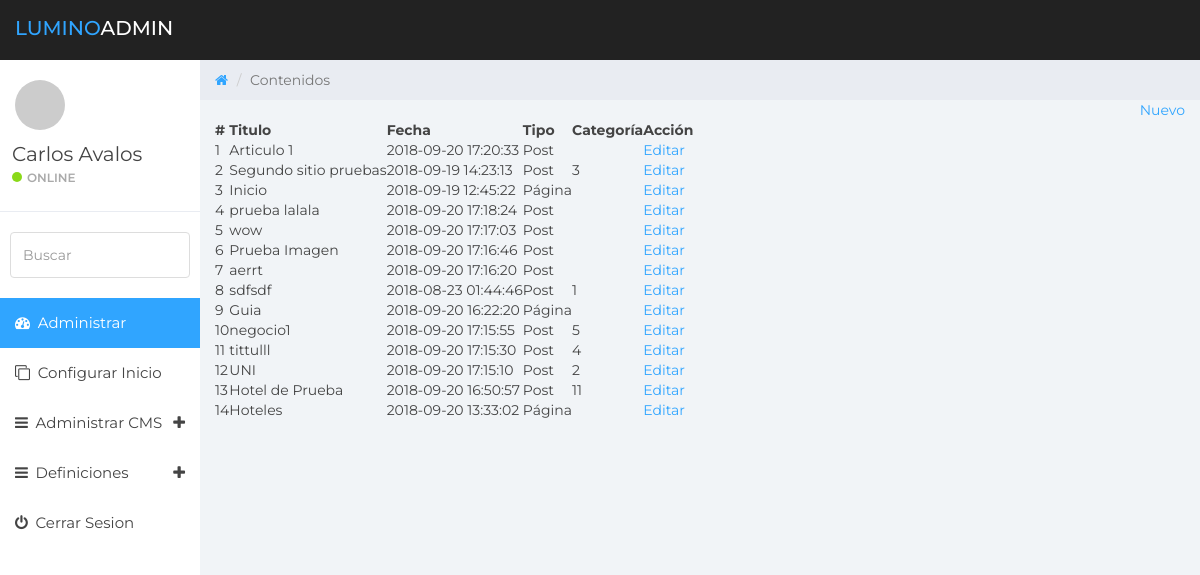
/public/admin/page-consultar.php (signed in), run on an earlier commit of the app's database.
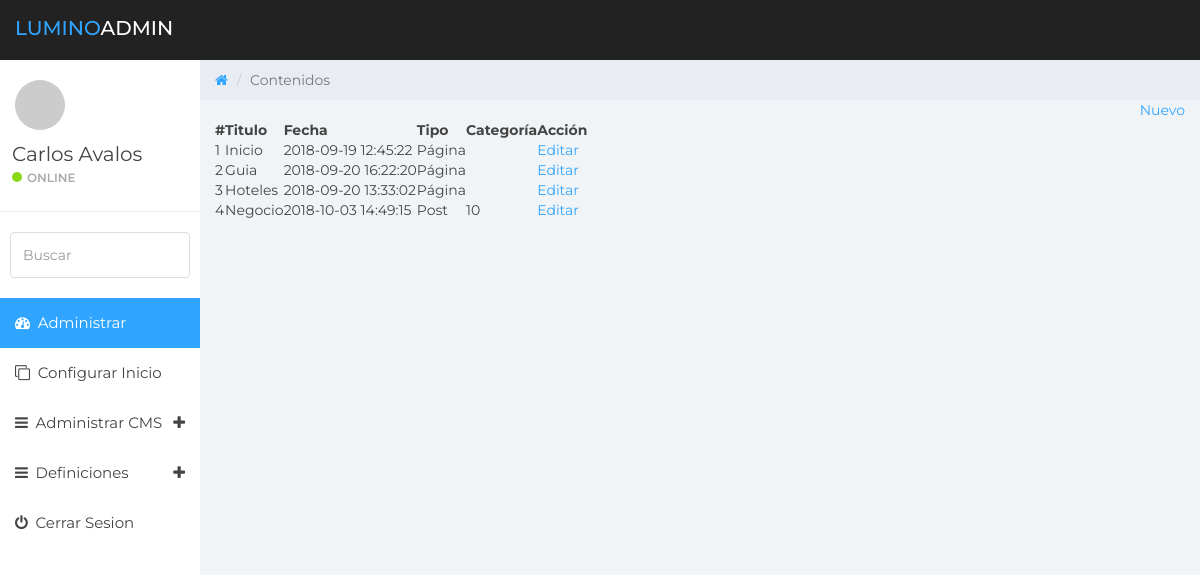
And on a later commit of the database.
### tables this page shows
CREATE TABLE `contenidos` (
  `id` int(11) NOT NULL,
  `titulo` varchar(200) NOT NULL,
  `contenido` longtext NOT NULL,
  `fecha_publicacion` timestamp NOT NULL DEFAULT CURRENT_TIMESTAMP ON UPDATE CURRENT_TIMESTAMP,
  `tipo` varchar(20) NOT NULL,
  `categoria` varchar(100) NOT NULL,
  `alias` varchar(200) NOT NULL,
  `contacto` varchar(200) DEFAULT NULL,
  `direccion` varchar(200) DEFAULT NULL,
  `cod_zona` int(11) DEFAULT NULL,
  `urlimagen` varchar(200) DEFAULT NULL,
  `resumen` varchar(200) DEFAULT NULL
);

### public/admin/lib/data.php (called while the page is built, shortened)
<?php
$path = dirname(__FILE__);
require_once( $path . '/../../../setting/mysql.php');
function retornar_tipo_contenido(){
  return ['PAGE'=>'Página', 'POST' => 'Post'];
}
function cargar_datos_contenidos(){
   $mysql = new Mysql();
   $sql = <<<SQL
   SELECT * FROM contenidos
SQL;
   $res = $mysql->search($sql);
   return $res;
   }
?>

### setting/mysql.php (called while the page is built, shortened)
<?php
class MySql{
    private $conn;
    public function connect(){
    try {
      $this->conn = new PDO("mysql:host=".Config::SERVERNAME.";dbname=".Config::DATABASE, Config::USERNAME, Config::PASSWORD);
      $this->conn->setAttribute(PDO::ATTR_ERRMODE, PDO::ERRMODE_EXCEPTION);
      return true;
    }catch(PDOException $e){
      echo "Connection failed: " . $e->getMessage();
      return false;
    }
    }
    public function search($sql){
      try{
      if($this->connect()){
        $stmt = $this->conn->prepare($sql);
        $stmt->execute();
        $stmt->setFetchMode(PDO::FETCH_ASSOC);
        return $stmt->fetchAll();
      }else{
        return array();
      }
      }catch(PDOEXception $e){
      echo $sql ."<br />". $e->getMessage();
      return false;
      }
    }
}
?>

### public/admin/page-consultar.php (the view)
<?php include('cabecera.php'); ?>
<?php include('sidebar.php'); ?>
<div class="col-sm-9 col-sm-offset-3 col-lg-10 col-lg-offset-2 main">
		<div class="row">
			<ol class="breadcrumb">
				<li><a href="#">
					<em class="fa fa-home"></em>
				</a></li>
				<li class="active">Contenidos</li>
			</ol>
		</div>
    <?php $res = cargar_datos_contenidos(); $array_type = retornar_tipo_contenido(); ?>
     <div class="mid-page" style="text-align:right;" >
      <a href="page-contenido.php" class="pure-button pure-button-primary">Nuevo</a>
     </div>
      <table class="pure-table">
      <thead>
        <tr>
          <th>#</th>
          <th>Titulo</th>
          <th>Fecha</th>
          <th>Tipo</th>
          <th>Categoría</th>
          <th>Acción</th>
        </tr>
      </thead>
      <tbody>
        <?php while(is_array($res) && list($k, $v) = each($res) ): ?>
        <tr>
          <td><?= $k+1 ?></td>
          <td><?= $v['titulo'] ?></td>
          <td><?= $v['fecha_publicacion'] ?></td>
          <td><?= $array_type [ $v['tipo'] ] ?></td>
          <td><?= $v['categoria'] ?></td>
          <td><a href="page-contenido.php?id=<?=$v['id']?>">Editar</a></td>
        </tr>
        <?php endwhile; ?>
      </tbody>
    </table>
	</div>
<?php include('footer.php'); ?>

What changed in the data, as far as the page shows it:
removed contenidos: k "1", titulo "Articulo 1", fecha_publicacion "2018-09-20 17:20:33", tipo "Post"
removed contenidos: k "2", titulo "Segundo sitio pruebas", fecha_publicacion "2018-09-19 14:23:13", tipo "Post", categoria "3"
removed contenidos: k "4", titulo "prueba lalala", fecha_publicacion "2018-09-20 17:18:24", tipo "Post"
removed contenidos: k "5", titulo "wow", fecha_publicacion "2018-09-20 17:17:03", tipo "Post"
removed contenidos: k "6", titulo "Prueba Imagen", fecha_publicacion "2018-09-20 17:16:46", tipo "Post"
removed contenidos: k "7", titulo "aerrt", fecha_publicacion "2018-09-20 17:16:20", tipo "Post"
removed contenidos: k "8", titulo "sdfsdf", fecha_publicacion "2018-08-23 01:44:46", tipo "Post", categoria "1"
removed contenidos: k "10", titulo "negocio1", fecha_publicacion "2018-09-20 17:15:55", tipo "Post", categoria "5"
removed contenidos: k "11", titulo "tittulll", fecha_publicacion "2018-09-20 17:15:30", tipo "Post", categoria "4"
removed contenidos: k "12", titulo "UNI", fecha_publicacion "2018-09-20 17:15:10", tipo "Post", categoria "2"
removed contenidos: k "13", titulo "Hotel de Prueba", fecha_publicacion "2018-09-20 16:50:57", tipo "Post", categoria "11"
computed for contenidos "Inicio": k "3" → "1"
computed for contenidos "Guia": k "9" → "2"
computed for contenidos "Hoteles": k "14" → "3"
added contenidos: k "4", titulo "Negocio", fecha_publicacion "2018-10-03 14:49:15", tipo "Post", categoria "10"
